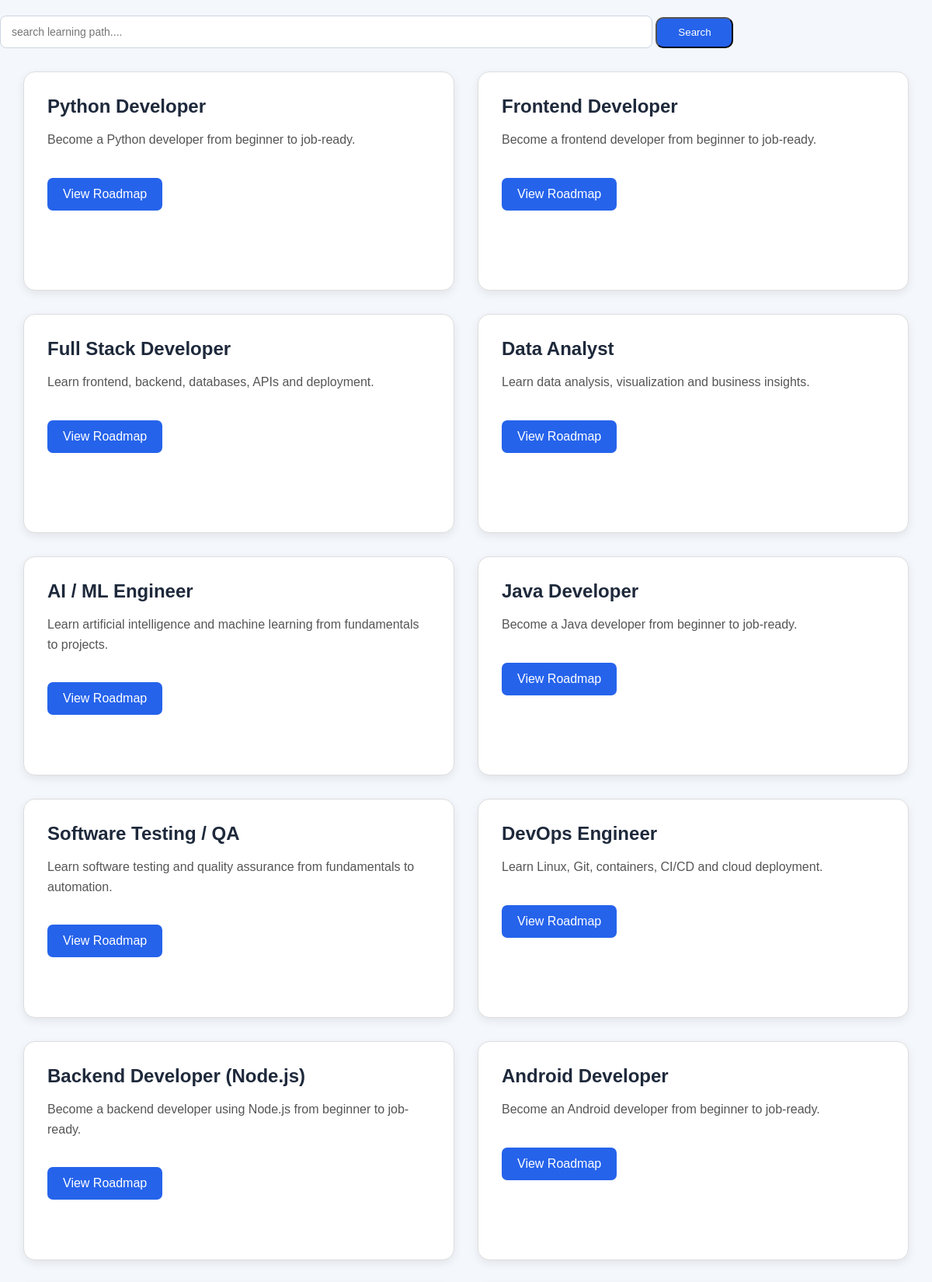
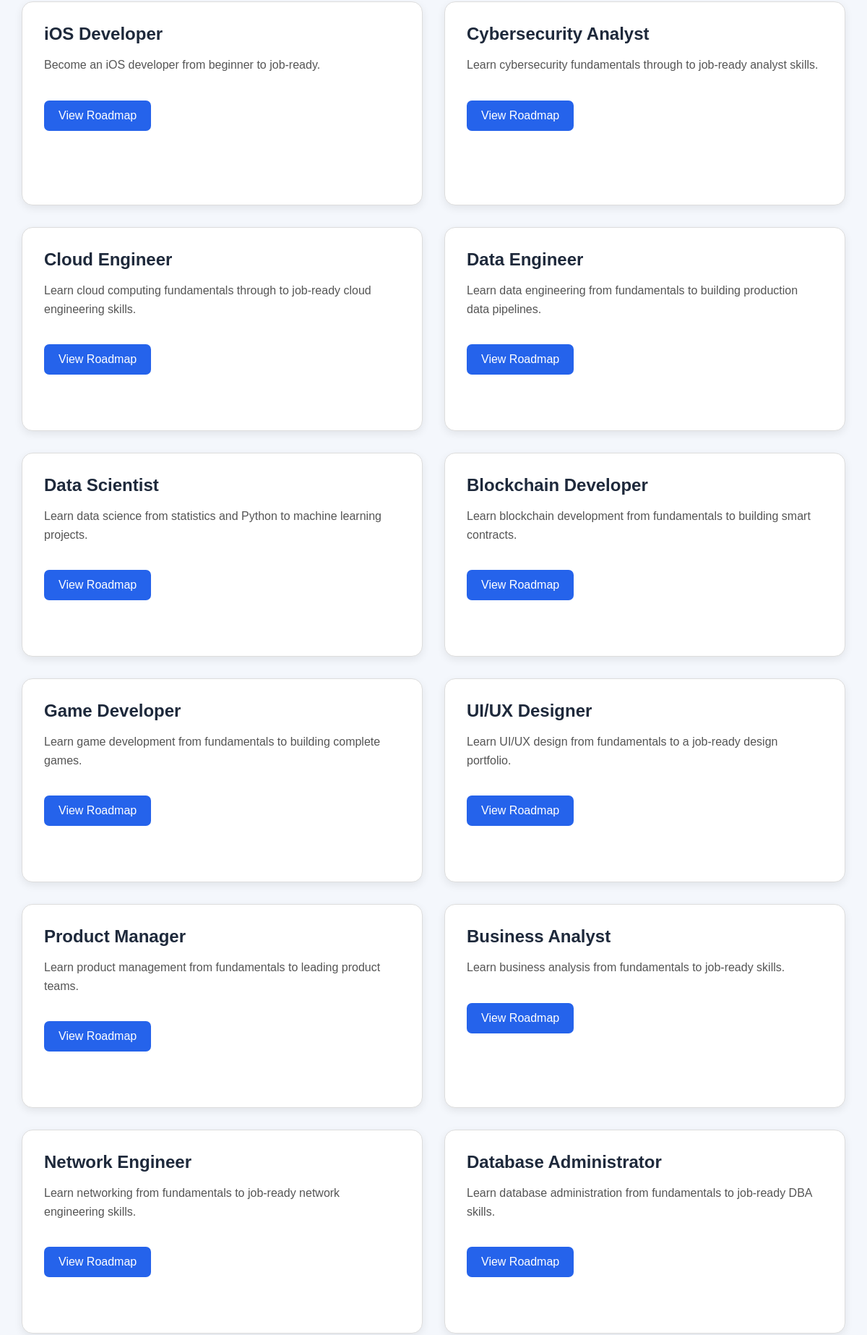
The page /learning-paths (signed in, upper part) on the database its author committed (2 pictures, top to bottom).
### app.py (models this page shows)
class learning_path(db.Model):
    id = db.Column(db.Integer , primary_key = True)
    role = db.Column(db.String(100) , nullable = True)
    description = db.Column(db.Text)

### app.py (the view)
@app.route('/learning-paths')
@login_required
def learning_paths():
    search = request.args.get('search' , '')
    if search:
        paths = learning_path.query.filter(learning_path.role.ilike(f'%{search}%')).all()
    else:
        paths = learning_path.query.all()
    return render_template(
        'learning_paths.html',
        paths=paths,
        search = search
    )

### app.py (called while the page is built)
@login_manager.user_loader
def load_user(user_id):
    return db.session.get(user, int(user_id))

### templates/learning_paths.html
{% extends "base.html" %}
{% block body %}
<div class = "learning-search">
    <form method="GET" action = "{{ url_for('learning_paths')}}">
        <input
            type = "text"
            name = "search"
            placeholder="search learning path...."
            value = "{{ search }}"
        >
        <button type = "submit">Search</button>
    </form>
</div>
<div class = "learning-paths">
    {% for path in paths %}
    <div class = "learning-card">
        <h2>{{ path.role }}</h2>
        <p>{{ path.description }}</p>
        <a href="{{ url_for('learning_path_detail' , path_id=path.id)}}">View Roadmap</a>
    </div>
    {% endfor %}
</div>
{% endblock %}

### templates/base.html (shortened to what this page needs)
<!DOCTYPE html>
<html lang="en">
<head>
    <link rel = "stylesheet" href="{{url_for('static' , filename='css/main.css')}}">
</head>
<body>
    {% block body %}{% endblock %}
</body>
</html>

### static/css/main.css (style rules this page uses)
body { margin: 0; padding: 0; background-color: #f4f7fc; font-family: Arial, sans-serif; color: #1e293b; }
input[type="text"] { width: 70%; padding: 12px 14px; margin-top: 20px; border: 1px solid #cbd5e1; border-radius: 8px; outline: none; font-size: 14px; box-sizing: border-box; transition: border-color 0.2s, box-shadow 0.2s; }
.learning-search button { background-color: #2563eb; width:100px; height:40px; color:white; border-radius: 10px; }
.learning-paths { display: grid; grid-template-columns: repeat(2, 1fr); gap: 30px; padding: 30px; }
.learning-card { background-color: white; border: 1px solid #ddd; border-radius: 15px; padding: 30px; min-height: 220px; box-shadow: 0 4px 12px rgba(0, 0, 0, 0.08); }
.learning-card h2 { margin-top: 0; margin-bottom: 15px; font-size: 24px; }
.learning-card p { color: #555; font-size: 16px; line-height: 1.6; }
.learning-card a { display: inline-block; margin-top: 20px; padding: 12px 20px; background-color: #2563eb; color: white; text-decoration: none; border-radius: 7px; }

### rows shown on the page
learning_path: role "Python Developer", description "Become a Python developer from beginner to job-ready."
learning_path: role "Frontend Developer", description "Become a frontend developer from beginner to job-ready."
learning_path: role "Full Stack Developer", description "Learn frontend, backend, databases, APIs and deployment."
learning_path: role "Data Analyst", description "Learn data analysis, visualization and business insights."
learning_path: role "AI / ML Engineer", description "Learn artificial intelligence and machine learning from fundamentals to projects."
learning_path: role "Java Developer", description "Become a Java developer from beginner to job-ready."
learning_path: role "Software Testing / QA", description "Learn software testing and quality assurance from fundamentals to automation."
learning_path: role "DevOps Engineer", description "Learn Linux, Git, containers, CI/CD and cloud deployment."
learning_path: role "Backend Developer (Node.js)", description "Become a backend developer using Node.js from beginner to job-ready."
learning_path: role "Android Developer", description "Become an Android developer from beginner to job-ready."
learning_path: role "iOS Developer", description "Become an iOS developer from beginner to job-ready."
learning_path: role "Cybersecurity Analyst", description "Learn cybersecurity fundamentals through to job-ready analyst skills."
learning_path: role "Cloud Engineer", description "Learn cloud computing fundamentals through to job-ready cloud engineering skills."
learning_path: role "Data Engineer", description "Learn data engineering from fundamentals to building production data pipelines."
learning_path: role "Data Scientist", description "Learn data science from statistics and Python to machine learning projects."
learning_path: role "Blockchain Developer", description "Learn blockchain development from fundamentals to building smart contracts."
learning_path: role "Game Developer", description "Learn game development from fundamentals to building complete games."
learning_path: role "UI/UX Designer", description "Learn UI/UX design from fundamentals to a job-ready design portfolio."
learning_path: role "Product Manager", description "Learn product management from fundamentals to leading product teams."
learning_path: role "Business Analyst", description "Learn business analysis from fundamentals to job-ready skills."
learning_path: role "Network Engineer", description "Learn networking from fundamentals to job-ready network engineering skills."
learning_path: role "Database Administrator", description "Learn database administration from fundamentals to job-ready DBA skills."
